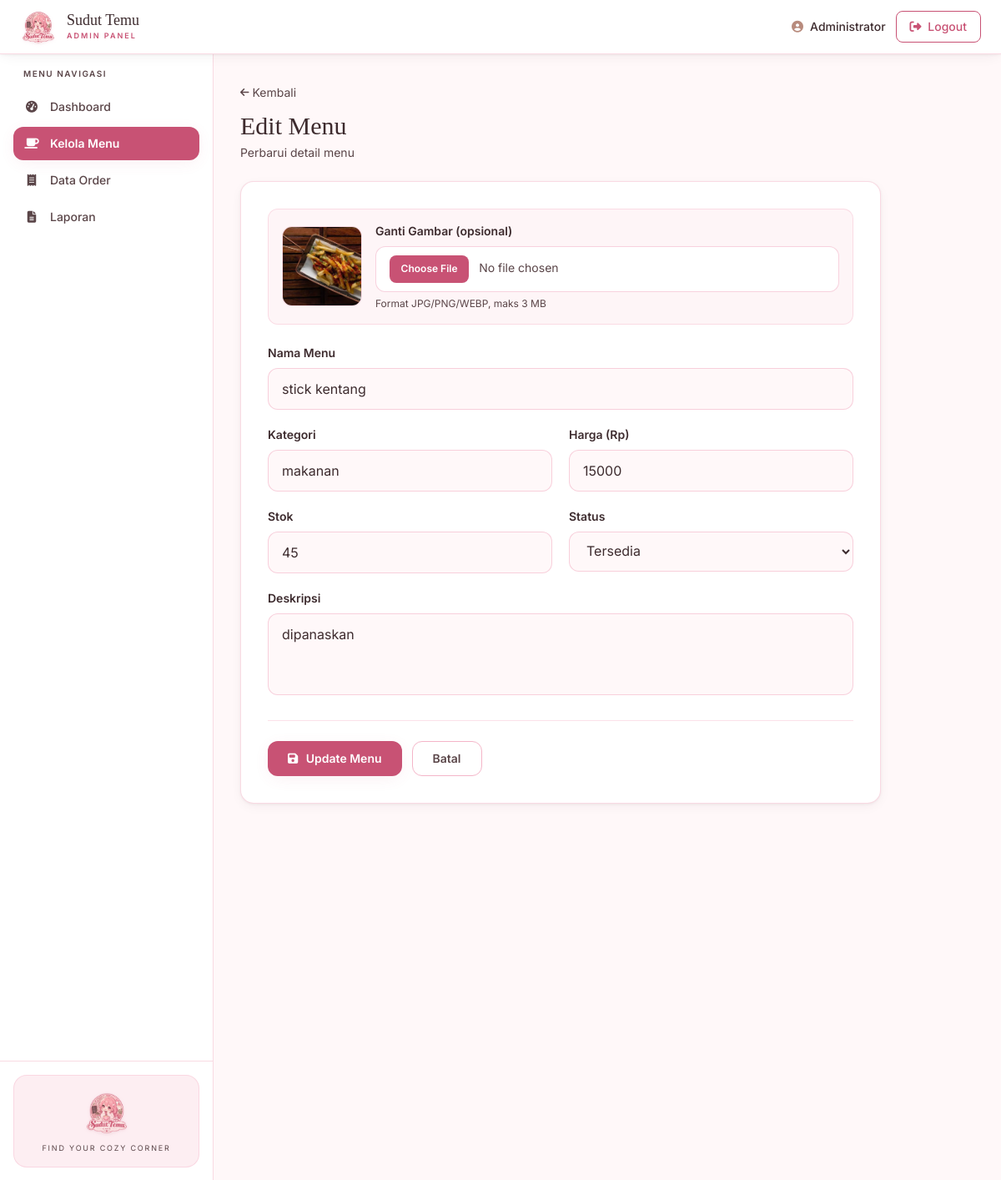
The page /admin/menu_edit.php?id=2 (signed in) on the database its author committed.
### tables this page shows
CREATE TABLE `menu` (
  `id` int(11) UNSIGNED NOT NULL,
  `nama_menu` varchar(100) NOT NULL,
  `kategori` varchar(50) NOT NULL,
  `harga` decimal(12,2) NOT NULL DEFAULT 0.00,
  `deskripsi` text DEFAULT NULL,
  `stok` int(11) NOT NULL DEFAULT 0,
  `gambar` varchar(255) DEFAULT NULL,
  `status` enum('tersedia','habis') NOT NULL DEFAULT 'tersedia',
  `created_at` timestamp NOT NULL DEFAULT current_timestamp(),
  `updated_at` timestamp NOT NULL DEFAULT current_timestamp() ON UPDATE current_timestamp()
);

### admin/menu_edit.php (the view, shortened to what this page needs)
<?php
require_once '../config/koneksi.php';
$id = (int)($_GET['id'] ?? 0);
$m = mysqli_fetch_assoc(mysqli_query($koneksi, "SELECT * FROM menu WHERE id = $id"));
include '../includes/header.php';
include '../includes/admin_navbar.php';
?>
<div class="flex min-h-[calc(100vh-4rem)] flex-1">
    <?php include '../includes/admin_sidebar.php'; ?>
    <main class="flex-1 p-4 md:p-8">
        <div class="max-w-3xl">
            <div class="mb-6">
                <a href="<?= BASE_URL; ?>admin/menu.php" class="text-sm text-charcoal-soft hover:text-primary transition inline-flex items-center gap-1 mb-3">
                    <i class="fa-solid fa-arrow-left text-xs"></i> Kembali
                </a>
                <h1 class="font-display text-3xl text-charcoal">Edit Menu</h1>
                <p class="text-charcoal-soft mt-1 text-sm">Perbarui detail menu</p>
            </div>
            <form method="POST" enctype="multipart/form-data" class="bg-white rounded-2xl border border-secondary/50 shadow-card p-6 md:p-8">
                <div class="mb-6 flex items-center gap-4 p-4 bg-blush/60 rounded-xl border border-secondary/40">
                    <div class="w-24 h-24 rounded-xl overflow-hidden bg-white shrink-0 border border-secondary/50">
                        <?php if (!empty($m['gambar']) && file_exists(__DIR__ . '/../assets/uploads/' . $m['gambar'])): ?>
                            <img src="<?= BASE_URL; ?>assets/uploads/<?= htmlspecialchars($m['gambar']); ?>" class="w-full h-full object-cover" id="previewImg">
                        <?php else: ?>
                            <div class="w-full h-full flex items-center justify-center text-secondary text-3xl"><i class="fa-solid fa-image"></i></div>
                        <?php endif; ?>
                    </div>
                    <div class="flex-1">
                        <label class="block text-sm font-semibold text-charcoal mb-2">Ganti Gambar (opsional)</label>
                        <input type="file" name="gambar" accept="image/*" id="gambarInput"
                            class="w-full px-4 py-2.5 rounded-xl border border-secondary/60 bg-white text-sm text-charcoal-soft focus:border-primary transition">
                        <p class="text-xs text-charcoal-soft mt-1.5">Format JPG/PNG/WEBP, maks 3 MB</p>
                    </div>
                </div>
                <div class="grid grid-cols-1 md:grid-cols-2 gap-5">
                    <div class="md:col-span-2">
                        <label class="block text-sm font-semibold text-charcoal mb-2">Nama Menu</label>
                        <input type="text" name="nama_menu" value="<?= htmlspecialchars($m['nama_menu']); ?>" required
                            class="w-full px-4 py-3 rounded-xl border border-secondary/60 bg-cream text-charcoal focus:border-primary focus:ring-2 focus:ring-primary/15 transition">
                    </div>
                    <div>
                        <label class="block text-sm font-semibold text-charcoal mb-2">Kategori</label>
                        <input type="text" name="kategori" value="<?= htmlspecialchars($m['kategori']); ?>" required
                            class="w-full px-4 py-3 rounded-xl border border-secondary/60 bg-cream text-charcoal focus:border-primary focus:ring-2 focus:ring-primary/15 transition">
                    </div>
                    <div>
                        <label class="block text-sm font-semibold text-charcoal mb-2">Harga (Rp)</label>
                        <input type="number" name="harga" value="<?= (float)$m['harga']; ?>" min="0" step="100" required
                            class="w-full px-4 py-3 rounded-xl border border-secondary/60 bg-cream text-charcoal focus:border-primary focus:ring-2 focus:ring-primary/15 transition">
                    </div>
                    <div>
                        <label class="block text-sm font-semibold text-charcoal mb-2">Stok</label>
                        <input type="number" name="stok" value="<?= (int)$m['stok']; ?>" min="0" required
                            class="w-full px-4 py-3 rounded-xl border border-secondary/60 bg-cream text-charcoal focus:border-primary focus:ring-2 focus:ring-primary/15 transition">
                    </div>
                    <div>
                        <label class="block text-sm font-semibold text-charcoal mb-2">Status</label>
                        <select name="status" class="w-full px-4 py-3 rounded-xl border border-secondary/60 bg-cream text-charcoal focus:border-primary focus:ring-2 focus:ring-primary/15 transition">
                            <option value="tersedia" <?= $m['status']==='tersedia'?'selected':''; ?>>Tersedia</option>
                        </select>
                    </div>
                    <div class="md:col-span-2">
                        <label class="block text-sm font-semibold text-charcoal mb-2">Deskripsi</label>
                        <textarea name="deskripsi" rows="3"
                            class="w-full px-4 py-3 rounded-xl border border-secondary/60 bg-cream text-charcoal focus:border-primary focus:ring-2 focus:ring-primary/15 transition resize-none"><?= htmlspecialchars($m['deskripsi']); ?></textarea>
                    </div>
                </div>
                <div class="flex gap-3 mt-6 pt-6 border-t border-secondary/40">
                    <button type="submit" class="px-6 py-2.5 rounded-xl bg-primary text-white font-semibold text-sm hover:bg-primary-dark transition shadow-soft">
                        <i class="fa-solid fa-floppy-disk mr-1.5"></i> Update Menu
                    </button>
                    <a href="<?= BASE_URL; ?>admin/menu.php" class="px-6 py-2.5 rounded-xl border border-secondary text-charcoal-soft font-semibold text-sm hover:bg-blush transition">Batal</a>
                </div>
            </form>
        </div>
    </main>
</div>
<?php include '../includes/footer.php'; ?>

### includes/header.php (style rules this page uses)
html { scroll-behavior: smooth; }
body { background-color: #FFF8F9; color: #3D2B2E; font-family: 'Inter', sans-serif; -webkit-font-smoothing: antialiased; }
.font-display { font-family: 'Playfair Display', serif; }

### rows shown on the page
menu: gambar (picture), nama_menu "stick kentang", kategori "makanan", harga "15000", stok "45", status "Tersedia", deskripsi "dipanaskan"

### other values the page prints
$_SESSION['admin_nama'] "Administrator"
